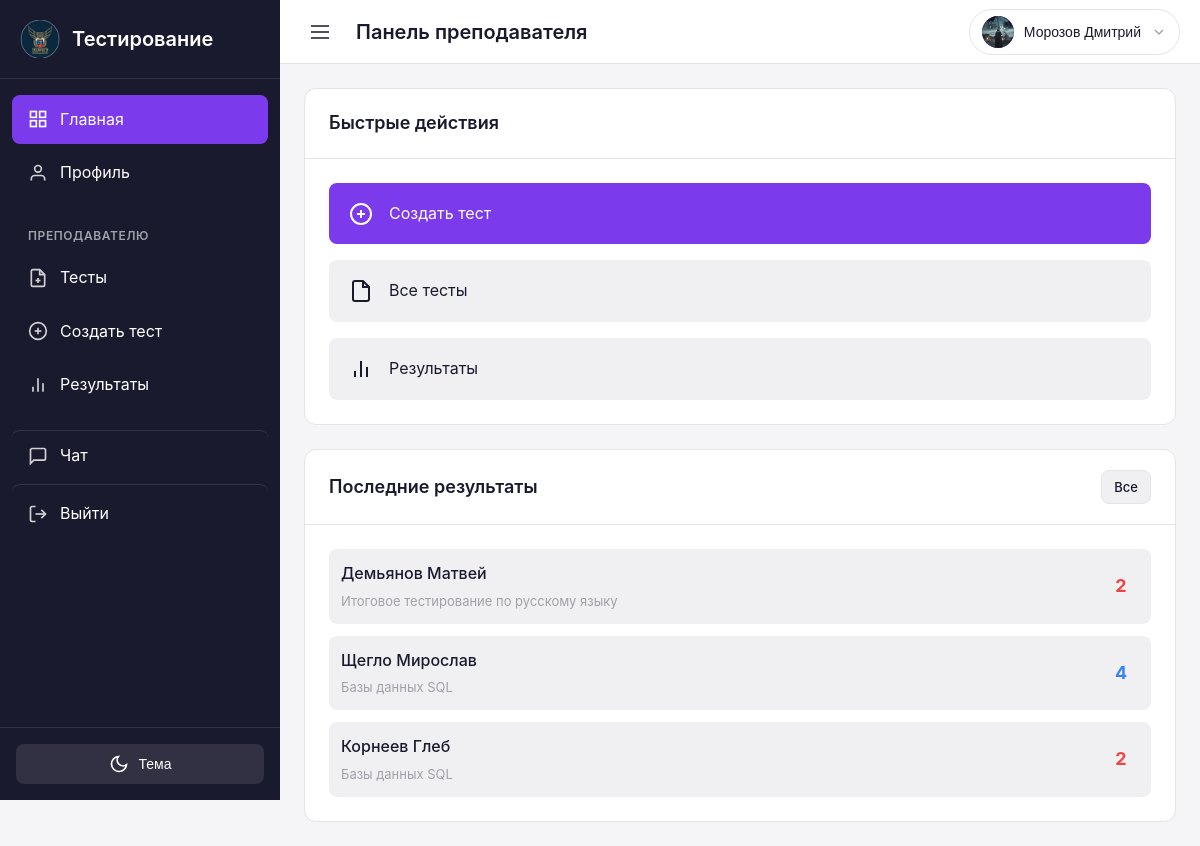
The page /teacher/dashboard/ (signed in) on the database as committed earlier.
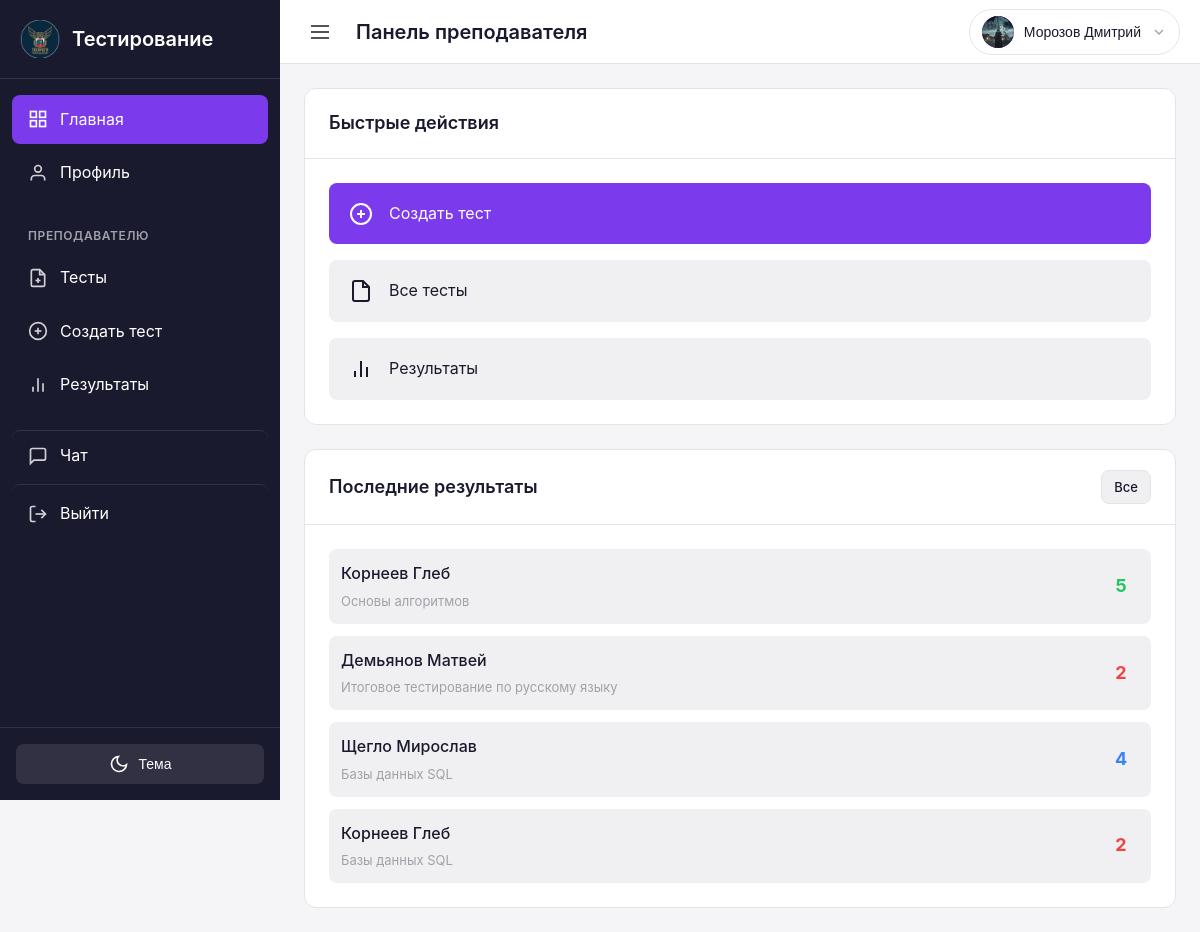
The same page on the database as committed later.
### results/models.py (models this page shows, shortened)
class Result(models.Model):
    GRADE_CHOICES = [
        (2, '2 (Неудовлетворительно)'),
        (3, '3 (Удовлетворительно)'),
        (4, '4 (Хорошо)'),
        (5, '5 (Отлично)'),
    ]
    test = models.ForeignKey(
        'tests.Test',
        on_delete=models.CASCADE,
        related_name='results',
        verbose_name='Тест'
    )
    student = models.ForeignKey(
        settings.AUTH_USER_MODEL,
        on_delete=models.CASCADE,
        related_name='test_results',
        limit_choices_to={'role': 'student'},
        verbose_name='Студент'
    )
    grade = models.PositiveSmallIntegerField(
        choices=GRADE_CHOICES,
        null=True,
        blank=True,
        verbose_name='Оценка',
        help_text='Оценка за тест (2-5) или пусто, если не проверено'
    )
    started_at = models.DateTimeField(
        auto_now_add=True,
        verbose_name='Время начала'
    )
    completed_at = models.DateTimeField(
        null=True,
        blank=True,
        verbose_name='Время завершения'
    )
    correct_answers_count = models.PositiveIntegerField(
        default=0,
        verbose_name='Количество верных ответов'
    )
    total_questions = models.PositiveIntegerField(
        default=0,
        verbose_name='Общее количество вопросов'
    )
    device_info = models.CharField(
        max_length=200,
        blank=True,
        verbose_name='Устройство',
        help_text='Информация об устройстве, с которого проходил тест'
    )
    tab_switches_count = models.PositiveIntegerField(
        default=0,
        verbose_name='Переключения вкладок',
        help_text='Количество раз, когда страница становилась неактивной'
    )
    class Meta:
        verbose_name = 'Результат'
        verbose_name_plural = 'Результаты'
        ordering = ['-completed_at', '-started_at']

### users/models.py (models this page shows, shortened)
class User(AbstractUser):
    role = models.CharField(
        max_length=10,
        choices=UserRole.choices,
        default=UserRole.STUDENT,
        verbose_name='Роль',
    )
    phone = models.CharField(
        max_length=20,
        blank=True,
        verbose_name='Телефон',
    )
    birth_date = models.DateField(
        null=True,
        blank=True,
        verbose_name='Дата рождения',
    )
    patronymic = models.CharField(
        max_length=100,
        blank=True,
        verbose_name='Отчество',
    )
    class Meta:
        verbose_name = 'Пользователь'
        verbose_name_plural = 'Пользователи'
    @property
    def is_teacher(self):
        return self.role == UserRole.TEACHER
    @property
    def is_student(self):
        return self.role == UserRole.STUDENT

### tests/models.py (models this page shows, shortened)
class Test(models.Model):
    subject = models.ForeignKey(
        'groups.Subject',
        on_delete=models.CASCADE,
        related_name='tests',
        verbose_name='Предмет'
    )
    title = models.CharField(
        max_length=200,
        verbose_name='Название теста'
    )
    description = models.TextField(
        blank=True,
        verbose_name='Описание'
    )
    time_limit = models.PositiveIntegerField(
        default=60,
        verbose_name='Время на прохождение (минут)',
        help_text='Время в минутах на прохождение теста'
    )
    is_published = models.BooleanField(
        default=False,
        verbose_name='Опубликован',
        help_text='Если отмечено, тест доступен студентам'
    )
    show_correct_answers = models.BooleanField(
        default=True,
        verbose_name='Показывать правильные ответы',
        help_text='Показывать ли правильные ответы после прохождения'
    )
    shuffle_questions = models.BooleanField(
        default=False,
        verbose_name='Перемешивать вопросы',
        help_text='Если отмечено, порядок вопросов и ответов будет случайным для каждого студента'
    )
    groups = models.ManyToManyField(
        'groups.Group',
        related_name='tests',
        verbose_name='Группы',
        help_text='Группы, которым доступен тест'
    )
    created_by = models.ForeignKey(
        settings.AUTH_USER_MODEL,
        on_delete=models.CASCADE,
        related_name='created_tests',
        limit_choices_to={'role': 'teacher'},
        verbose_name='Создал преподаватель'
    )
    created_at = models.DateTimeField(
        auto_now_add=True,
        verbose_name='Дата создания'
    )
    updated_at = models.DateTimeField(
        auto_now=True,
        verbose_name='Дата обновления'
    )
    class Meta:
        verbose_name = 'Тест'
        verbose_name_plural = 'Тесты'
        ordering = ['-created_at']

### users/views.py (the view)
# urls.py: path('teacher/dashboard/', views.teacher_dashboard, name='teacher_dashboard'),
@login_required
def teacher_dashboard(request):
    from tests.models import Test
    from results.models import Result
    if not request.user.is_teacher:
        messages.error(request, 'У вас нет доступа к этой странице')
        return redirect('dashboard')
    user = request.user
    tests = Test.objects.filter(created_by=user)
    recent_results = Result.objects.filter(
        test__in=tests
    ).select_related('student', 'test').order_by('-completed_at')[:10]
    context = {
        'recent_results': recent_results,
    }
    return render(request, 'users/teacher/dashboard.html', context)

### chat/context_processors.py (called while the page is built)
def unread_messages_count(request):
    if request.user.is_authenticated:
        count = Message.objects.filter(receiver=request.user, is_read=False).count()
        return {'total_unread_messages': count}
    return {'total_unread_messages': 0}

### templates/users/teacher/dashboard.html (shortened to what this page needs)
{% extends 'base.html' %}
{% load user_tags %}
{% block topbar_title %}Панель преподавателя{% endblock %}
{% block content %}
<div class="dashboard-container">
    <div class="dashboard-grid">
        <div class="card">
            <div class="card-header">
                <h2 class="card-title">Быстрые действия</h2>
            </div>
            <div class="card-body">
                <div class="quick-actions">
                    <a href="{% url 'teacher_test_create' %}" class="quick-action-item primary">
                        <svg width="24" height="24" viewBox="0 0 24 24" fill="none" stroke="currentColor" stroke-width="2">
                            <circle cx="12" cy="12" r="10"></circle>
                            <line x1="12" y1="8" x2="12" y2="16"></line>
                            <line x1="8" y1="12" x2="16" y2="12"></line>
                        </svg>
                        <span>Создать тест</span>
                    </a>
                    <a href="{% url 'teacher_tests' %}" class="quick-action-item">
                        <svg width="24" height="24" viewBox="0 0 24 24" fill="none" stroke="currentColor" stroke-width="2">
                            <path d="M14 2H6a2 2 0 0 0-2 2v16a2 2 0 0 0 2 2h12a2 2 0 0 0 2-2V8z"></path>
                            <polyline points="14 2 14 8 20 8"></polyline>
                        </svg>
                        <span>Все тесты</span>
                    </a>
                    <a href="{% url 'teacher_results' %}" class="quick-action-item">
                        <svg width="24" height="24" viewBox="0 0 24 24" fill="none" stroke="currentColor" stroke-width="2">
                            <line x1="18" y1="20" x2="18" y2="10"></line>
                            <line x1="12" y1="20" x2="12" y2="4"></line>
                            <line x1="6" y1="20" x2="6" y2="14"></line>
                        </svg>
                        <span>Результаты</span>
                    </a>
                </div>
            </div>
        </div>
        <div class="card">
            <div class="card-header">
                <h2 class="card-title">Последние результаты</h2>
                <a href="{% url 'teacher_results' %}" class="btn btn-secondary btn-sm">Все</a>
            </div>
            <div class="card-body">
                <div class="results-list" id="recentResultsList" {% if not recent_results %}style="display:none"{% endif %}>
                    {% for result in recent_results %}
                    <a href="{% url 'test_result_detail' result.id %}" class="result-item"
                       data-live-result-id="{{ result.id }}"
                       data-live-kind="dashboard"
                       {% if not result.completed_at %}data-remaining-seconds="{{ result.remaining_seconds|default_if_none:'' }}"{% endif %}>
                        <div class="result-student">
                            <span class="result-name">{{ result.student.last_name }} {{ result.student.first_name }}</span>
                            <span class="result-test">{{ result.test.title }}</span>
                        </div>
                        {% if result.completed_at and result.grade %}
                        <div class="result-grade grade-{{ result.grade }}" data-result-grade>
                            {{ result.grade }}
                        </div>
                        {% elif not result.completed_at %}
                        <div class="result-progress" data-result-grade>
                            {{ result.remaining_seconds|format_timer }}
                        </div>
                        {% else %}
                        <div class="result-progress" data-result-grade>
                            —
                        </div>
                        {% endif %}
                    </a>
                    {% endfor %}
                </div>
            </div>
        </div>
    </div>
</div>
{% endblock %}

Rows that differ between the two databases and show on the page:
added Result: student.last_name "Корнеев", student.first_name "Глеб", test "Основы алгоритмов", grade "5"
